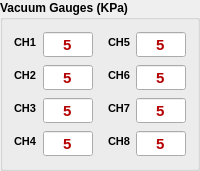
          <widget class="QGroupBox" name="groupBox">
           <property name="font">
            <font>
             <pointsize>9</pointsize>
             <bold>true</bold>
            </font>
           </property>
           <property name="title">
            <string>Vacuum Gauges (KPa)</string>
           </property>
           <layout class="QGridLayout" name="gridLayout">
            <item row="0" column="0">
             <layout class="QHBoxLayout" name="horizontalLayout">
              <item>
               <layout class="QFormLayout" name="formLayout">
                <item row="0" column="0">
                 <widget class="QLabel" name="chLabel1">
                  <property name="font">
                   <font>
                    <pointsize>8</pointsize>
                    <bold>true</bold>
                   </font>
                  </property>
                  <property name="text">
                   <string>CH1</string>
                  </property>
                 </widget>
                </item>
                <item row="0" column="1">
                 <widget class="QDoubleSpinBox" name="ch1Value">
                  <property name="palette">
                   <palette>
                    <active>
                     <colorrole role="Text">
                      <brush brushstyle="SolidPattern">
                       <color alpha="255">
                        <red>180</red>
                        <green>0</green>
                        <blue>0</blue>
                       </color>
                      </brush>
                     </colorrole>
                    </active>
                    <inactive>
                     <colorrole role="Text">
                      <brush brushstyle="SolidPattern">
                       <color alpha="255">
                        <red>180</red>
                        <green>0</green>
                        <blue>0</blue>
                       </color>
                      </brush>
                     </colorrole>
                    </inactive>
                    <disabled>
                     <colorrole role="Text">
                      <brush brushstyle="SolidPattern">
                       <color alpha="255">
                        <red>120</red>
                        <green>120</green>
                        <blue>120</blue>
                       </color>
                      </brush>
                     </colorrole>
                    </disabled>
                   </palette>
                  </property>
                  <property name="font">
                   <font>
                    <pointsize>11</pointsize>
                    <bold>true</bold>
                   </font>
                  </property>
                  <property name="locale">
                   <locale language="English" country="UnitedStates"/>
                  </property>
                  <property name="alignment">
                   <set>Qt::AlignmentFlag::AlignCenter</set>
                  </property>
                  <property name="readOnly">
                   <bool>true</bool>
                  </property>
                  <property name="buttonSymbols">
                   <enum>QAbstractSpinBox::ButtonSymbols::NoButtons</enum>
                  </property>
                  <property name="decimals">
                   <number>0</number>
                  </property>
                  <property name="value">
                   <double>5.000000000000000</double>
                  </property>
                 </widget>
                </item>
                <item row="1" column="0">
                 <widget class="QLabel" name="chLabel2">
                  <property name="font">
                   <font>
                    <pointsize>8</pointsize>
                    <bold>true</bold>
                   </font>
                  </property>
                  <property name="text">
                   <string>CH2</string>
                  </property>
                 </widget>
                </item>
                <item row="1" column="1">
                 <widget class="QDoubleSpinBox" name="ch2Value">
                  <property name="palette">
                   <palette>
                    <active>
                     <colorrole role="Text">
                      <brush brushstyle="SolidPattern">
                       <color alpha="255">
                        <red>180</red>
                        <green>0</green>
                        <blue>0</blue>
                       </color>
                      </brush>
                     </colorrole>
                    </active>
                    <inactive>
                     <colorrole role="Text">
                      <brush brushstyle="SolidPattern">
                       <color alpha="255">
                        <red>180</red>
                        <green>0</green>
                        <blue>0</blue>
                       </color>
                      </brush>
                     </colorrole>
                    </inactive>
                    <disabled>
                     <colorrole role="Text">
                      <brush brushstyle="SolidPattern">
                       <color alpha="255">
                        <red>120</red>
                        <green>120</green>
                        <blue>120</blue>
                       </color>
                      </brush>
                     </colorrole>
                    </disabled>
                   </palette>
                  </property>
                  <property name="font">
                   <font>
                    <pointsize>11</pointsize>
                    <bold>true</bold>
                   </font>
                  </property>
                  <property name="locale">
                   <locale language="English" country="UnitedStates"/>
                  </property>
                  <property name="alignment">
                   <set>Qt::AlignmentFlag::AlignCenter</set>
                  </property>
                  <property name="readOnly">
                   <bool>true</bool>
                  </property>
                  <property name="buttonSymbols">
                   <enum>QAbstractSpinBox::ButtonSymbols::NoButtons</enum>
                  </property>
                  <property name="decimals">
                   <number>0</number>
                  </property>
                  <property name="value">
                   <double>5.000000000000000</double>
                  </property>
                 </widget>
                </item>
                <item row="2" column="0">
                 <widget class="QLabel" name="chLabel3">
                  <property name="font">
                   <font>
                    <pointsize>8</pointsize>
                    <bold>true</bold>
                   </font>
                  </property>
                  <property name="text">
                   <string>CH3</string>
                  </property>
                 </widget>
                </item>
                <item row="2" column="1">
                 <widget class="QDoubleSpinBox" name="ch3Value">
                  <property name="palette">
                   <palette>
                    <active>
                     <colorrole role="Text">
                      <brush brushstyle="SolidPattern">
                       <color alpha="255">
                        <red>180</red>
                        <green>0</green>
                        <blue>0</blue>
                       </color>
                      </brush>
                     </colorrole>
                    </active>
                    <inactive>
                     <colorrole role="Text">
                      <brush brushstyle="SolidPattern">
                       <color alpha="255">
                        <red>180</red>
                        <green>0</green>
                        <blue>0</blue>
                       </color>
                      </brush>
                     </colorrole>
                    </inactive>
                    <disabled>
                     <colorrole role="Text">
                      <brush brushstyle="SolidPattern">
                       <color alpha="255">
                        <red>120</red>
                        <green>120</green>
                        <blue>120</blue>
                       </color>
                      </brush>
                     </colorrole>
                    </disabled>
                   </palette>
                  </property>
                  <property name="font">
                   <font>
                    <pointsize>11</pointsize>
                    <bold>true</bold>
                   </font>
                  </property>
                  <property name="locale">
                   <locale language="English" country="UnitedStates"/>
                  </property>
                  <property name="alignment">
                   <set>Qt::AlignmentFlag::AlignCenter</set>
                  </property>
                  <property name="readOnly">
                   <bool>true</bool>
                  </property>
                  <property name="buttonSymbols">
                   <enum>QAbstractSpinBox::ButtonSymbols::NoButtons</enum>
                  </property>
                  <property name="decimals">
                   <number>0</number>
                  </property>
                  <property name="value">
                   <double>5.000000000000000</double>
                  </property>
                 </widget>
                </item>
                <item row="3" column="1">
                 <widget class="QDoubleSpinBox" name="ch4Value">
                  <property name="palette">
                   <palette>
                    <active>
                     <colorrole role="Text">
                      <brush brushstyle="SolidPattern">
                       <color alpha="255">
                        <red>180</red>
                        <green>0</green>
                        <blue>0</blue>
                       </color>
                      </brush>
                     </colorrole>
                    </active>
                    <inactive>
                     <colorrole role="Text">
                      <brush brushstyle="SolidPattern">
                       <color alpha="255">
                        <red>180</red>
                        <green>0</green>
                        <blue>0</blue>
                       </color>
                      </brush>
                     </colorrole>
                    </inactive>
                    <disabled>
                     <colorrole role="Text">
                      <brush brushstyle="SolidPattern">
                       <color alpha="255">
                        <red>120</red>
                        <green>120</green>
                        <blue>120</blue>
                       </color>
                      </brush>
                     </colorrole>
                    </disabled>
                   </palette>
                  </property>
                  <property name="font">
                   <font>
                    <pointsize>11</pointsize>
                    <bold>true</bold>
                   </font>
                  </property>
                  <property name="locale">
                   <locale language="English" country="UnitedStates"/>
                  </property>
                  <property name="alignment">
                   <set>Qt::AlignmentFlag::AlignCenter</set>
                  </property>
                  <property name="readOnly">
                   <bool>true</bool>
                  </property>
                  <property name="buttonSymbols">
                   <enum>QAbstractSpinBox::ButtonSymbols::NoButtons</enum>
                  </property>
                  <property name="decimals">
                   <number>0</number>
                  </property>
                  <property name="value">
                   <double>5.000000000000000</double>
                  </property>
                 </widget>
                </item>
                <item row="3" column="0">
                 <widget class="QLabel" name="chLabel4">
                  <property name="font">
                   <font>
                    <pointsize>8</pointsize>
                    <bold>true</bold>
                   </font>
                  </property>
                  <property name="text">
                   <string>CH4</string>
                  </property>
                 </widget>
                </item>
               </layout>
              </item>
              <item>
               <spacer name="horizontalSpacer">
                <property name="orientation">
                 <enum>Qt::Orientation::Horizontal</enum>
                </property>
                <property name="sizeType">
                 <enum>QSizePolicy::Policy::Fixed</enum>
                </property>
                <property name="sizeHint" stdset="0">
                 <size>
                  <width>9</width>
                  <height>20</height>
                 </size>
                </property>
               </spacer>
              </item>
              <item>
               <layout class="QFormLayout" name="formLayout_4">
                <item row="0" column="0">
                 <widget class="QLabel" name="chLabel5">
                  <property name="font">
                   <font>
                    <pointsize>8</pointsize>
                    <bold>true</bold>
                   </font>
                  </property>
                  <property name="text">
                   <string>CH5</string>
                  </property>
                 </widget>
                </item>
                <item row="0" column="1">
                 <widget class="QDoubleSpinBox" name="ch5Value">
                  <property name="palette">
                   <palette>
                    <active>
                     <colorrole role="Text">
                      <brush brushstyle="SolidPattern">
                       <color alpha="255">
                        <red>180</red>
                        <green>0</green>
                        <blue>0</blue>
                       </color>
                      </brush>
                     </colorrole>
                    </active>
                    <inactive>
                     <colorrole role="Text">
                      <brush brushstyle="SolidPattern">
                       <color alpha="255">
                        <red>180</red>
                        <green>0</green>
                        <blue>0</blue>
                       </color>
                      </brush>
                     </colorrole>
                    </inactive>
                    <disabled>
                     <colorrole role="Text">
                      <brush brushstyle="SolidPattern">
                       <color alpha="255">
                        <red>120</red>
                        <green>120</green>
                        <blue>120</blue>
                       </color>
                      </brush>
                     </colorrole>
                    </disabled>
                   </palette>
                  </property>
                  <property name="font">
                   <font>
                    <pointsize>11</pointsize>
                    <bold>true</bold>
                   </font>
                  </property>
                  <property name="locale">
                   <locale language="English" country="UnitedStates"/>
                  </property>
                  <property name="alignment">
                   <set>Qt::AlignmentFlag::AlignCenter</set>
                  </property>
                  <property name="readOnly">
                   <bool>true</bool>
                  </property>
                  <property name="buttonSymbols">
                   <enum>QAbstractSpinBox::ButtonSymbols::NoButtons</enum>
                  </property>
                  <property name="decimals">
                   <number>0</number>
                  </property>
                  <property name="value">
                   <double>5.000000000000000</double>
                  </property>
                 </widget>
                </item>
                <item row="1" column="0">
                 <widget class="QLabel" name="chLabel6">
                  <property name="font">
                   <font>
                    <pointsize>8</pointsize>
                    <bold>true</bold>
                   </font>
                  </property>
                  <property name="text">
                   <string>CH6</string>
                  </property>
                 </widget>
                </item>
                <item row="1" column="1">
                 <widget class="QDoubleSpinBox" name="ch6Value">
                  <property name="palette">
                   <palette>
                    <active>
                     <colorrole role="Text">
                      <brush brushstyle="SolidPattern">
                       <color alpha="255">
                        <red>180</red>
                        <green>0</green>
                        <blue>0</blue>
                       </color>
                      </brush>
                     </colorrole>
                    </active>
                    <inactive>
                     <colorrole role="Text">
                      <brush brushstyle="SolidPattern">
                       <color alpha="255">
                        <red>180</red>
                        <green>0</green>
                        <blue>0</blue>
                       </color>
                      </brush>
                     </colorrole>
                    </inactive>
                    <disabled>
                     <colorrole role="Text">
                      <brush brushstyle="SolidPattern">
                       <color alpha="255">
                        <red>120</red>
                        <green>120</green>
                        <blue>120</blue>
                       </color>
                      </brush>
                     </colorrole>
                    </disabled>
                   </palette>
                  </property>
                  <property name="font">
                   <font>
                    <pointsize>11</pointsize>
                    <bold>true</bold>
                   </font>
                  </property>
                  <property name="locale">
                   <locale language="English" country="UnitedStates"/>
                  </property>
                  <property name="alignment">
                   <set>Qt::AlignmentFlag::AlignCenter</set>
                  </property>
                  <property name="readOnly">
                   <bool>true</bool>
                  </property>
                  <property name="buttonSymbols">
                   <enum>QAbstractSpinBox::ButtonSymbols::NoButtons</enum>
                  </property>
                  <property name="decimals">
                   <number>0</number>
                  </property>
                  <property name="value">
                   <double>5.000000000000000</double>
                  </property>
                 </widget>
                </item>
                <item row="2" column="0">
                 <widget class="QLabel" name="chLabel7">
                  <property name="font">
                   <font>
                    <pointsize>8</pointsize>
                    <bold>true</bold>
                   </font>
                  </property>
                  <property name="text">
                   <string>CH7</string>
                  </property>
                 </widget>
                </item>
                <item row="2" column="1">
                 <widget class="QDoubleSpinBox" name="ch7Value">
                  <property name="palette">
                   <palette>
                    <active>
                     <colorrole role="Text">
                      <brush brushstyle="SolidPattern">
                       <color alpha="255">
                        <red>180</red>
                        <green>0</green>
                        <blue>0</blue>
                       </color>
                      </brush>
                     </colorrole>
                    </active>
                    <inactive>
                     <colorrole role="Text">
                      <brush brushstyle="SolidPattern">
                       <color alpha="255">
                        <red>180</red>
                        <green>0</green>
                        <blue>0</blue>
                       </color>
                      </brush>
                     </colorrole>
                    </inactive>
                    <disabled>
                     <colorrole role="Text">
                      <brush brushstyle="SolidPattern">
                       <color alpha="255">
                        <red>120</red>
                        <green>120</green>
                        <blue>120</blue>
                       </color>
                      </brush>
                     </colorrole>
                    </disabled>
                   </palette>
                  </property>
                  <property name="font">
                   <font>
                    <pointsize>11</pointsize>
                    <bold>true</bold>
                   </font>
                  </property>
                  <property name="locale">
                   <locale language="English" country="UnitedStates"/>
                  </property>
                  <property name="alignment">
                   <set>Qt::AlignmentFlag::AlignCenter</set>
                  </property>
                  <property name="readOnly">
                   <bool>true</bool>
                  </property>
                  <property name="buttonSymbols">
                   <enum>QAbstractSpinBox::ButtonSymbols::NoButtons</enum>
                  </property>
                  <property name="decimals">
                   <number>0</number>
                  </property>
                  <property name="value">
                   <double>5.000000000000000</double>
                  </property>
                 </widget>
                </item>
                <item row="3" column="0">
                 <widget class="QLabel" name="chLabel8">
                  <property name="font">
                   <font>
                    <pointsize>8</pointsize>
                    <bold>true</bold>
                   </font>
                  </property>
                  <property name="text">
                   <string>CH8</string>
                  </property>
                 </widget>
                </item>
                <item row="3" column="1">
                 <widget class="QDoubleSpinBox" name="ch8Value">
                  <property name="palette">
                   <palette>
                    <active>
                     <colorrole role="Text">
                      <brush brushstyle="SolidPattern">
                       <color alpha="255">
                        <red>180</red>
                        <green>0</green>
                        <blue>0</blue>
                       </color>
                      </brush>
                     </colorrole>
                    </active>
                    <inactive>
                     <colorrole role="Text">
                      <brush brushstyle="SolidPattern">
                       <color alpha="255">
                        <red>180</red>
                        <green>0</green>
                        <blue>0</blue>
                       </color>
                      </brush>
                     </colorrole>
                    </inactive>
                    <disabled>
                     <colorrole role="Text">
                      <brush brushstyle="SolidPattern">
                       <color alpha="255">
                        <red>120</red>
                        <green>120</green>
                        <blue>120</blue>
                       </color>
                      </brush>
                     </colorrole>
                    </disabled>
                   </palette>
                  </property>
                  <property name="font">
                   <font>
                    <pointsize>11</pointsize>
                    <bold>true</bold>
                   </font>
                  </property>
                  <property name="locale">
                   <locale language="English" country="UnitedStates"/>
                  </property>
                  <property name="alignment">
                   <set>Qt::AlignmentFlag::AlignCenter</set>
                  </property>
                  <property name="readOnly">
                   <bool>true</bool>
                  </property>
                  <property name="buttonSymbols">
                   <enum>QAbstractSpinBox::ButtonSymbols::NoButtons</enum>
                  </property>
                  <property name="decimals">
                   <number>0</number>
                  </property>
                  <property name="value">
                   <double>5.000000000000000</double>
                  </property>
                 </widget>
                </item>
               </layout>
              </item>
             </layout>
            </item>
           </layout>
          </widget>
